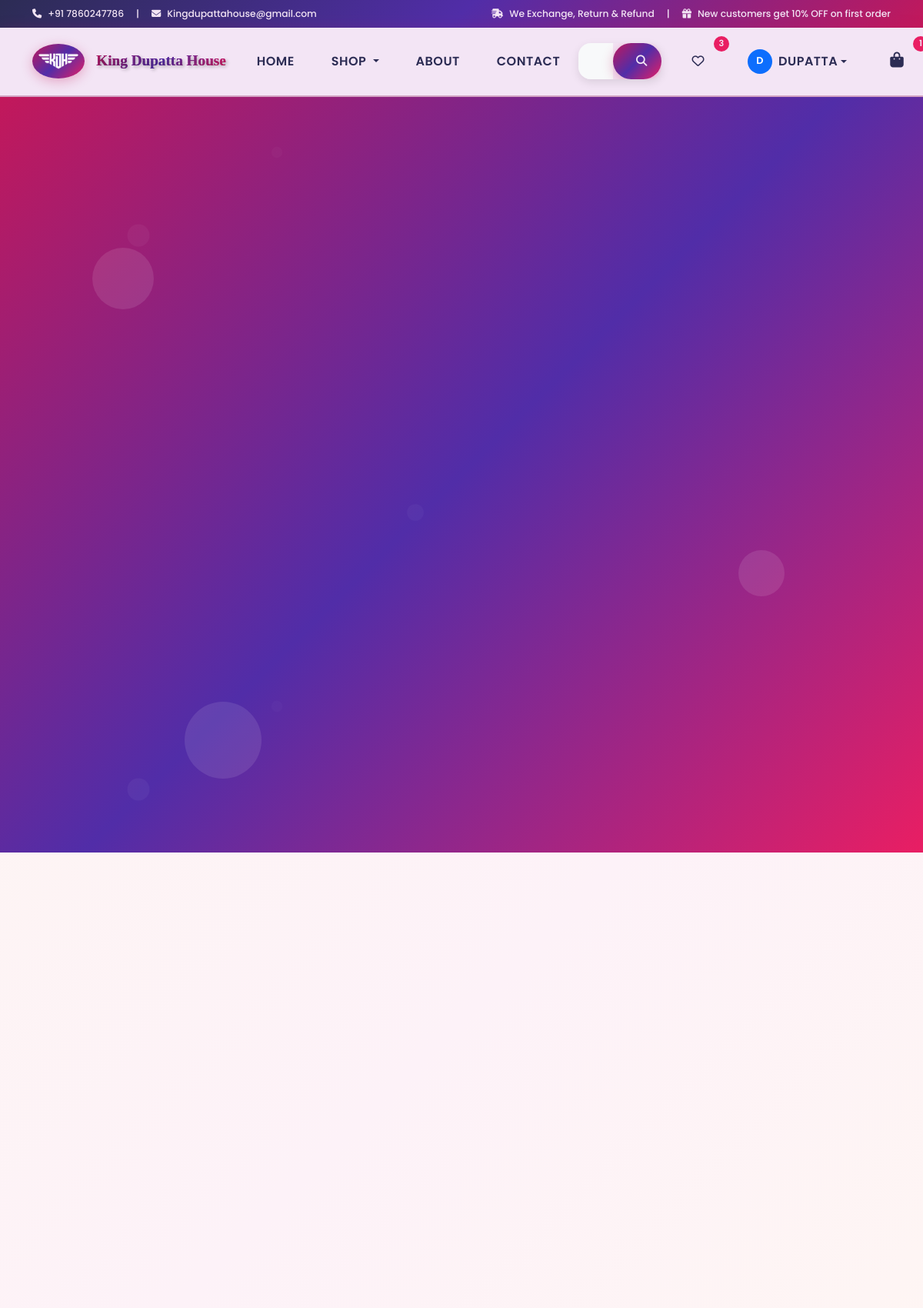
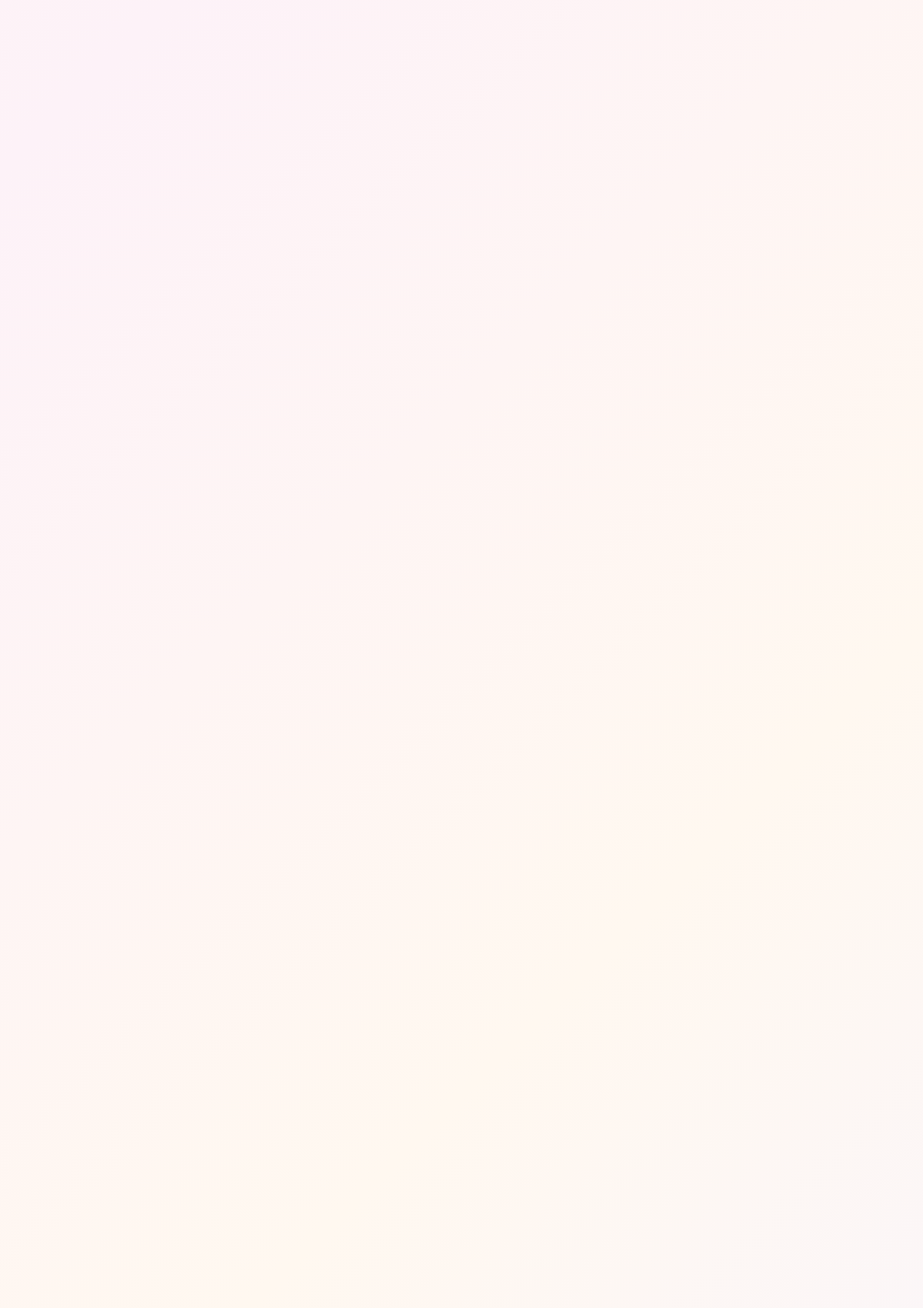
/ (signed in, upper part), run on the app's committed database (2 pictures, top to bottom).
### accounts/models.py (models this page shows, shortened)
class User(AbstractUser):
    phone_regex = RegexValidator(
        regex=r'^\+?1?\d{9,15}$',
        message="Phone number must be entered in the format: '+999999999'. Up to 15 digits allowed."
    )
    email = models.EmailField(unique=True)
    phone_number = models.CharField(validators=[phone_regex], max_length=17, blank=True)
    date_of_birth = models.DateField(null=True, blank=True)
    is_email_verified = models.BooleanField(default=False)
    is_phone_verified = models.BooleanField(default=False)
    created_at = models.DateTimeField(auto_now_add=True)
    updated_at = models.DateTimeField(auto_now=True)
    USERNAME_FIELD = 'email'
    REQUIRED_FIELDS = ['username', 'first_name', 'last_name']
    def get_full_name(self):
        return f"{self.first_name} {self.last_name}".strip()

### shop/views.py (the view)
# urls.py: path('', views.homepage, name='homepage'),
def homepage(request):
    featured_products = Product.objects.filter(is_active=True, is_featured=True).order_by('-created_at')[:4]
    bestseller_products = Product.objects.filter(is_active=True, is_bestseller=True).order_by('name')[:4]
    recent_products = Product.objects.filter(is_active=True).order_by('-created_at')[:4]
    from shop.models import Review
    recent_reviews = Review.objects.filter(is_approved=True).select_related('user', 'product').order_by('-created_at')[:3]
    context = {
        'featured_products': featured_products,
        'bestseller_products': bestseller_products,
        'recent_products': recent_products,
        'recent_reviews': recent_reviews,
        'page_title': 'King Dupatta House - Premium Dupattas, Leggings & Pants Since 1982',
        'meta_description': 'King Dupatta House - Trusted since 1982 for premium dupattas, leggings & pants. Located in Lucknow, serving customers nationwide with quality fabrics and perfect fit guarantee.',
        'currency_symbol': '₹',
        'free_shipping_threshold': '999',
        'site_name': 'King Dupatta House',
        'support_phone': '+91 7860247786',
        'support_email': 'Kingdupattahouse@gmail.com',
    }
    return render(request, 'shop/homepage.html', context)

### cart/models.py (called while the page is built)
    @property
    def total_items(self):
        return sum(item.quantity for item in self.items.all())

    @property
    def total_amount(self):
        return sum(item.get_total_price() for item in self.items.all())

    def get_total_price(self):
        price = self.product.selling_price
        if self.variant and self.variant.additional_price:
            price += self.variant.additional_price
        return price * self.quantity

### shop/context_processors.py (called while the page is built)
def categories_context(request):
    categories = Category.objects.filter(is_active=True).order_by('sort_order', 'name')
    subcategories_by_category = {}
    for category in categories:
        subcategories = SubCategory.objects.filter(
            category=category,
            is_active=True
        ).order_by('sort_order', 'name')
        if subcategories.exists():
            subcategories_by_category[category] = subcategories
    return {
        'categories': categories,
        'subcategories_by_category': subcategories_by_category
    }

def cart_context(request):
    cart_items_count = 0
    cart_total = 0
    if request.user.is_authenticated:
        try:
            cart = Cart.objects.get(user=request.user)
            cart_items_count = cart.total_items
            cart_total = cart.total_amount
        except Cart.DoesNotExist:
            pass
    return {
        'cart_items_count': cart_items_count,
        'cart_total': cart_total,
        'free_shipping_threshold': settings.FREE_SHIPPING_THRESHOLD,
        'currency_symbol': settings.CURRENCY_SYMBOL,
    }

def wishlist_context(request):
    wishlist_count = 0
    if request.user.is_authenticated:
        try:
            wishlist_count = Wishlist.objects.filter(user=request.user).count()
        except:
            pass
    return {
        'wishlist_count': wishlist_count,
    }

### shop/models.py (called while the page is built)
    def get_absolute_url(self):
        return reverse('shop:category', kwargs={'category_slug': self.slug})

    def get_absolute_url(self):
        return reverse('shop:subcategory', kwargs={
            'category_slug': self.category.slug,
            'subcategory_slug': self.slug
        })

    def get_absolute_url(self):
        return reverse('shop:product_detail', kwargs={'product_slug': self.slug})

    @property
    def discount_percentage(self):
        if self.mrp > self.selling_price:
            return round(((self.mrp - self.selling_price) / self.mrp) * 100)
        return 0

### templates/shop/homepage.html (shortened to what this page needs)
{% extends 'base.html' %}
{% load static %}
{% block content %}
<section class="hero hero-section" id="home">
    <div class="hero-floating-elements">
        <div class="floating-shape"></div>
        <div class="floating-shape"></div>
        <div class="floating-shape"></div>
    </div>
    <div class="container">
        <div class="row align-items-center min-vh-100">
        </div>
    </div>
</section>
{% endblock %}

### templates/base.html (shortened to what this page needs)
<!DOCTYPE html>
<html lang="en">
<head>
    <link href="https://cdn.jsdelivr.net/npm/bootstrap@5.3.0/dist/css/bootstrap.min.css" rel="stylesheet">
    <link href="https://cdnjs.cloudflare.com/ajax/libs/font-awesome/6.4.0/css/all.min.css" rel="stylesheet">
    {% load static %}
    <link href="{% static 'css/style.css' %}" rel="stylesheet">
</head>
<body class="{% if user.is_authenticated %}authenticated{% endif %}">
    <header class="header">
        <div class="top-bar">
            <div class="container">
                <div class="row align-items-center">
                    <div class="col-md-6">
                        <small class="d-flex align-items-center">
                            <i class="fas fa-phone me-2"></i>{{ support_phone|default:"+91 7860247786" }}
                            <span class="mx-3">|</span>
                            <i class="fas fa-envelope me-2"></i>{{ support_email|default:"Kingdupattahouse@gmail.com" }}
                        </small>
                    </div>
                    <div class="col-md-6 text-end">
                        <small class="d-flex align-items-center justify-content-end">
                            <i class="fas fa-shipping-fast me-2"></i>
                            We Exchange, Return & Refund
                            <span class="mx-3">|</span>
                            <i class="fas fa-gift me-2"></i>
                            New customers get 10% OFF on first order
                        </small>
                    </div>
                </div>
            </div>
        </div>
        <nav class="navbar navbar-expand-lg navbar-light">
            <div class="container">
                <a class="navbar-brand d-flex align-items-center" href="{% url 'shop:homepage' %}">
                    <div class="logo-container">
                        <img src="/static/images/logo.png" alt="King Dupatta House" class="logo-image">
                    </div>
                    <span class="brand-text">{{ site_name|default:"King Dupatta House" }}</span>
                </a>
                <div class="collapse navbar-collapse" id="navbarNav">
                    <ul class="navbar-nav me-auto">
                        <li class="nav-item">
                            <a class="nav-link" href="{% url 'shop:homepage' %}">Home</a>
                        </li>
                        <li class="nav-item dropdown mega-dropdown">
                            <a class="nav-link dropdown-toggle" href="{% url 'shop:shop' %}" id="shopDropdown" role="button" data-bs-toggle="dropdown">
                                Shop
                            </a>
                        </li>
                        <li class="nav-item">
                            <a class="nav-link" href="{% url 'shop:about' %}">About</a>
                        </li>
                        <li class="nav-item">
                            <a class="nav-link" href="{% url 'shop:contact' %}">Contact</a>
                        </li>
                    </ul>
                    <form class="d-flex me-3" method="GET" action="{% url 'shop:search' %}">
                        <div class="search-bar d-flex">
                            <input class="form-control" type="search" name="q" placeholder="Search for leggings, pants, dupattas..." value="{{ request.GET.q }}">
                            <button class="btn btn-primary" type="submit">
                                <i class="fas fa-search"></i>
                            </button>
                        </div>
                    </form>
                    <ul class="navbar-nav align-items-center">
                        {% if user.is_authenticated %}
                        <li class="nav-item me-2">
                            <a class="nav-link position-relative" href="{% url 'accounts:wishlist' %}" title="Wishlist">
                                <i class="far fa-heart"></i>
                                <span class="cart-badge">{{ wishlist_count }}</span>
                            </a>
                        </li>
                        <li class="nav-item dropdown me-2">
                            <a class="nav-link dropdown-toggle d-flex align-items-center" href="#" id="userDropdown" role="button" data-bs-toggle="dropdown">
                                <div class="rounded-circle bg-primary text-white d-flex align-items-center justify-content-center me-2" style="width: 32px; height: 32px; font-size: 0.8rem;">
                                    {{ user.first_name.0|default:user.username.0|upper }}
                                </div>
                                <span class="d-none d-lg-inline">{{ user.get_full_name|default:user.username }}</span>
                            </a>
                        </li>
                        {% endif %}
                        <li class="nav-item">
                            <a class="nav-link position-relative p-2" href="{% url 'cart:cart_detail' %}" title="Shopping Cart">
                                <i class="fas fa-shopping-bag fs-5"></i>
                                {% if cart_items_count > 0 %}
                                <span class="cart-badge">{{ cart_items_count }}</span>
                                {% else %}
                                <span class="cart-badge">0</span>
                                {% endif %}
                            </a>
                        </li>
                    </ul>
                </div>
            </div>
        </nav>
    </header>
    <main class="main-content">
        {% block content %}{% endblock %}
    </main>
</body>
</html>

### templates/base.html (style rules this page uses)
.logo-container { position: relative; display: inline-block; margin-right: 10px; }
.logo-image { height: 45px; width: auto; border-radius: 50%; padding: 5px; background: linear-gradient(135deg, #c2185b 0%, #512da8 50%, #e91e63 100%); box-shadow: 0 4px 15px rgba(194, 24, 91, 0.3); transition: all 0.3s ease; object-fit: cover; }
.brand-text { font-weight: 600; font-size: 1.2rem; background: linear-gradient(135deg, #c2185b 0%, #512da8 50%, #e91e63 100%); -webkit-background-clip: text; -webkit-text-fill-color: transparent; background-clip: text; margin-left: 5px; white-space: nowrap; }

### templates/shop/homepage.html (style rules this page uses)
.hero-section { background: linear-gradient(135deg, #c2185b 0%, #512da8 50%, #e91e63 100%) !important; position: relative; overflow: hidden; padding: 80px 0 !important; }
.hero-section::before { content: ''; position: absolute; top: 0; left: 0; right: 0; bottom: 0; opacity: 0.4; }
.hero-floating-elements { position: absolute; width: 100%; height: 100%; overflow: hidden; }
.floating-shape { position: absolute; background: rgba(255, 255, 255, 0.1); border-radius: 50%; animation: float 8s ease-in-out infinite; }
.floating-shape:nth-child(1) { width: 80px; height: 80px; top: 20%; left: 10%; animation-delay: 0s; }
.floating-shape:nth-child(2) { width: 60px; height: 60px; top: 60%; left: 80%; animation-delay: 2s; }
.floating-shape:nth-child(3) { width: 100px; height: 100px; top: 80%; left: 20%; animation-delay: 4s; }

### data on the page
User: email "Kingdupattahouse@gmail.com", first_name.0 "D", get_full_name "DUPATTA"

### other printed values
{{ support_phone|default:"+91 7860247786" }} "+91 7860247786"
{{ site_name|default:"King Dupatta House" }} "King Dupatta House"
{{ wishlist_count }} "3"
{{ cart_items_count }} "1"
